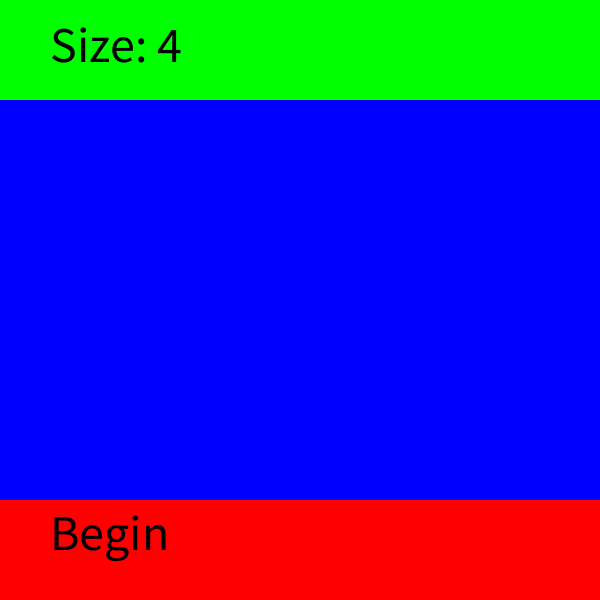
Frame 1 (no input)
Frame 60 (the mouse pressed at the canvas centre just before this capture): identical to frame 1, image omitted
Frame 120 (the mouse held since frame 60 and released just before this capture): identical to frame 1, image omitted

The Processing sketch that drew this single still picture (run headless with seeded random() and noise(); from frame 60 on, the mouse is pressed at the canvas centre):

// Processing sketch: Compressed16
// ── Compressed16.pde
int[] v;int S=4,w,x,t,e,P,W,H,m;void setup(){size(600,600);W=width;H=height;}void draw(){m = floor(mouseY);if(P == 0){background(0,0,255);fill(0,255,0);noStroke();rect(0,0,W,H/6);fill(255,0,0);rect(0,5*H/6,W,H/6);fill(0);textSize(50);text("Size: "+S,50,H/12+12);text("Begin",50,11*H/12);if(mousePressed){if(m<H/6){e=1;S=0;}else{e=0;if(m>5*H/6){v=new int[S*S];for(int i=0;i<S*S-1;i++){v[i]=i+1;}v[S*S-1]=0;P=2;}}}}else{for(int i = 0; i < S; i++){for(int j = 0; j < S; j++){if(v[i+j*S] == 0){noStroke();fill(50);}else{stroke(200,0,0);fill(100);strokeWeight(80/S);}rect(i*W/S,j*H/S,W/S,H/S);if(v[i+j*S]!=0){fill(255);textSize(180/S);text(v[i+j*S],(i+0.5)*W/S-90/S,(j+0.5)*H/S+90/S);}}}}}void keyPressed(){if(e==1){if(key>=48&&key<58){S*=10;S+=key-48;}}}void mousePressed(){if(P==2){t=floor(mouseX*S/W)+S*floor(m*S/H);if((t<S*S-1&&v[t+1]==0&&t%S!=S-1)||(t>0&&v[t-1]==0&&t%S!=0)||(t<S*(S-1)&&v[t+S]==0)||(t>S-1&&v[t-S]==0)){w=v[t];x=0;for(int i=0;i<S;i++){for(int j=0;j<S;j++){if(v[i+S*j]==0){x=i+S*j;}}}v[t]=0;v[x]=w;}}}
